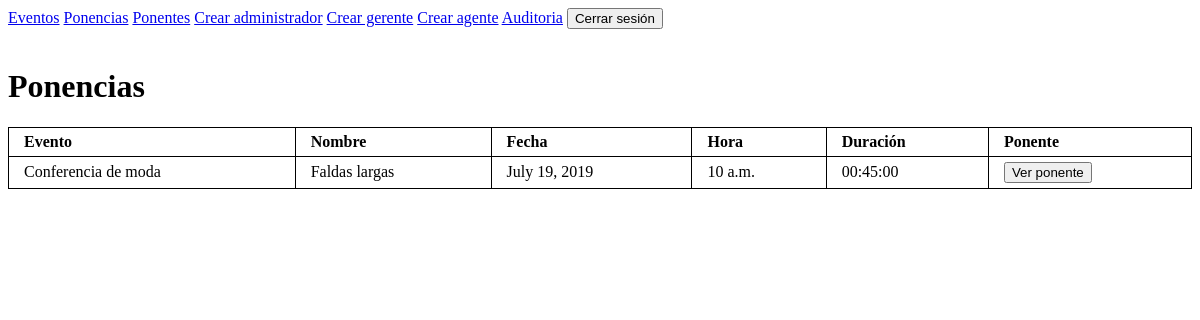
Before: /0/ponencias (signed in) with the older database file.
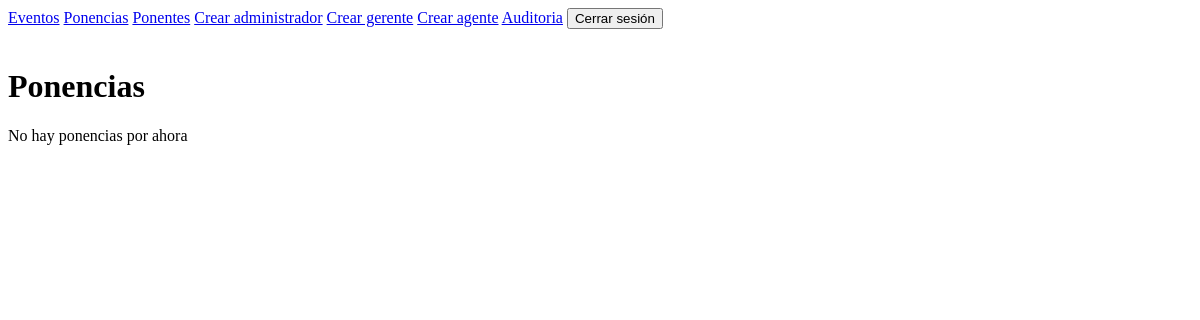
After: the same page with the newer database file.
### eventos/models.py (models this page shows, shortened)
class Ponencia(models.Model):
	evento = models.ForeignKey(Evento, on_delete=models.CASCADE)
	nombre_ponencia = models.CharField('Nombre', max_length=100)
	fecha_ponencia = models.DateField('Fecha')
	hora = models.TimeField()
	duracion = models.CharField(max_length=9)

class Evento(models.Model):
	nombre_evento = models.CharField('Nombre', max_length=100)
	def __str__(self):
		return self.nombre_evento

### eventos/views.py (the view)
# urls.py: path('<int:evento_id>/ponencias', views.ponencias, name='ponencias'),
@login_required(login_url='login')
def ponencias(request, evento_id):
	if evento_id == 0:
		return render(request, 'eventos/ponencias.html', {'ponencias': Ponencia.objects.all(),})
	else:
		return render(request, 'eventos/ponencias.html', {'ponencias': Ponencia.objects.filter(evento_id=evento_id),})

### eventos/templates/eventos/ponencias.html
{% extends 'eventos/menu.html' %}
{% block content %}
    <h1>Ponencias</h1>
    {% if ponencias %}
        <table>
		    <tr>
		        <th>Evento</th>
		        <th>Nombre</th>
		        <th>Fecha</th>
		        <th>Hora</th>
		        <th>Duración</th>
		        <th>Ponente</th>
		    </tr>
		    {% for ponencia in ponencias %}
		    <tr>
		        <td>{{ ponencia.evento }}</td>
		        <td>{{ ponencia.nombre_ponencia }}</td>
		        <td>{{ ponencia.fecha_ponencia }}</td>
		        <td>{{ ponencia.hora }}</td>
		        <td>{{ ponencia.duracion }}</td>
		        <td><a href="{% url 'eventos:ponentes' ponencia.id %}">
		        <button type="button">Ver ponente</button>
		        </a></td>
		    </tr>
		    {% endfor %}
		</table>
		{% else %}
		<p>No hay ponencias por ahora</p>
	{% endif %}
{% endblock %}

Changed rows visible on the page:
removed Ponencia: evento "Conferencia de moda", nombre_ponencia "Faldas largas", fecha_ponencia "July 19, 2019", hora "10 a.m.", duracion "00:45:00"
Other visible differences:
text no longer shown: "Evento Nombre Fecha Hora Duración Ponente"
text now shown: "No hay ponencias por ahora"
